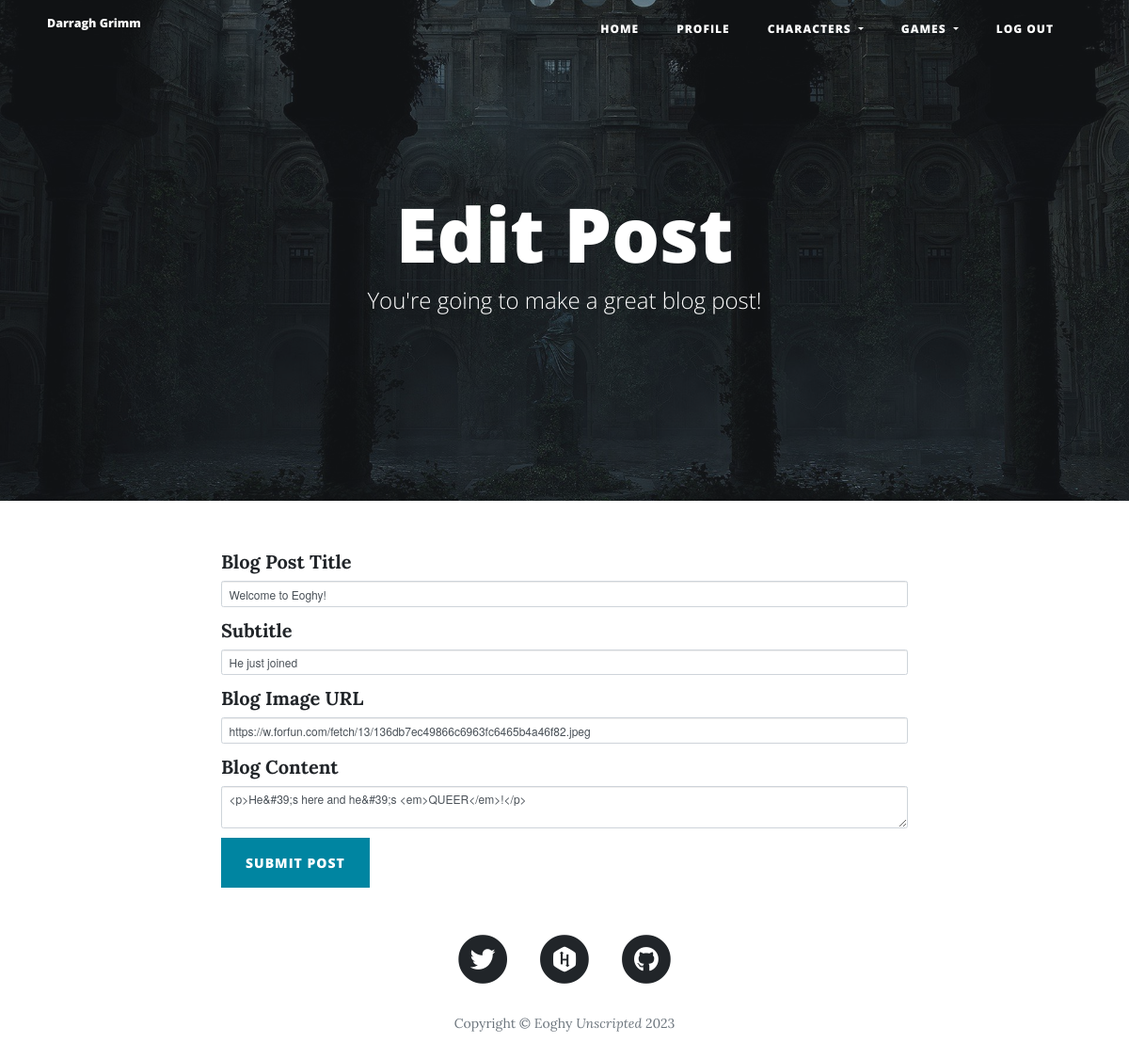
/edit-post/1 (signed in), run on the app's committed database.
### main.py (models this page shows, shortened)
class User(UserMixin, db.Model):
    __tablename__ = "users"
    id = db.Column(db.Integer, primary_key=True)
    email = db.Column(db.String(100), unique=True)
    password = db.Column(db.String(100))
    name = db.Column(db.String(100))
    catch_phrase = db.Column(db.String, nullable=True)
    body = db.Column(db.Text, nullable=True)
    posts = relationship("BlogPost", back_populates="author")
    comments = relationship("Comment", back_populates="comment_author")

class BlogPost(db.Model):
    __tablename__ = "posts"
    id = db.Column(db.Integer, primary_key=True)
    title = db.Column(db.String(250), unique=True, nullable=False)
    subtitle = db.Column(db.String(250), nullable=False)
    date = db.Column(db.String(250), nullable=False)
    body = db.Column(db.Text, nullable=False)
    img_url = db.Column(db.String(250), nullable=False)
    author_id = db.Column(db.Integer, db.ForeignKey("users.id"))
    author = relationship("User", back_populates="posts")
    comments = relationship("Comment", back_populates="parent_post")

### main.py (the view, shortened to what this page needs)
@app.route("/edit-post/<int:post_id>", methods=['GET', 'POST'])
@login_required
def edit_post(post_id):
    post = BlogPost.query.get(post_id)
    edit_form = CreateBlogPostForm(
        title=post.title,
        subtitle=post.subtitle,
        img_url=post.img_url,
        author=post.author,
        body=post.body
    )
    return render_template("make-post.html", form=edit_form, current_user=current_user, is_edit=True, year=this_year)

### forms.py
class CreateBlogPostForm(FlaskForm):
    title = StringField("Blog Post Title", validators=[DataRequired()])
    subtitle = StringField("Subtitle", validators=[DataRequired()])
    img_url = StringField("Blog Image URL", validators=[DataRequired(), URL()])
    body = CKEditorField("Blog Content", validators=[DataRequired()])
    submit = SubmitField("Submit Post")

### main.py (called while the page is built)
@login_manager.user_loader
def load_user(user_id):
    return User.query.get(int(user_id))

### templates/make-post.html (shortened to what this page needs)
{% extends 'base.html' %}
{% import "bootstrap/wtf.html" as wtf %}
{% block styles %}
  {{ super() }}
{% endblock %}
{% block content %}
{% block navigation %}{{ super() }}{% endblock %}
  <header class="masthead" style="background-image: url('{{ url_for('static', filename='img/edit_bg.jpg')}}')">
    <div class="overlay"></div>
    <div class="container">
      <div class="row">
        <div class="col-lg-8 col-md-10 mx-auto">
          <div class="page-heading">
            {% if is_edit: %}
            <h1>Edit Post</h1>
            {% else: %}
            <h1>New Post</h1>
            {% endif %}
            <span class="subheading">You're going to make a great blog post!</span>
          </div>
        </div>
      </div>
    </div>
  </header>
  <div class="container">
    <div class="row">
      <div class="col-lg-8 col-md-10 mx-auto">
        {{ wtf.quick_form(form, novalidate=True, button_map={"submit": "primary"}) }}
      </div>
    </div>
  </div>
  {% block footer %}{{ super() }}{% endblock %}
  {% endblock %}

### templates/base.html (shortened to what this page needs)
{% extends 'bootstrap/base.html' %}
  {% block styles %}
  {{ super() }}
  <link href="{{ url_for('static', filename='vendor/bootstrap/css/bootstrap.min.css') }}" rel="stylesheet">
  <link href="{{ url_for('static', filename='vendor/fontawesome-free/css/all.min.css')}}" rel="stylesheet" type="text/css">
  <link href="{{ url_for('static', filename='css/clean-blog.min.css')}}" rel="stylesheet">
  {% endblock %}
{% block navigation  %}
  <nav class="navbar navbar-expand-lg navbar-light fixed-top" id="mainNav">
    <div class="container">
      <a class="navbar-brand" href="{{url_for('get_all_posts')}}">{{ current_user.name}}</a>
      <div class="collapse navbar-collapse" id="navbarResponsive">
        <ul class="navbar-nav ml-auto">
          <li class="nav-item">
            <a class="nav-link" href="{{ url_for('get_all_posts') }}">Home</a>
          </li>
          {% if not current_user.is_authenticated: %}
          <li class="nav-item">
            <a class="nav-link" href="{{ url_for('login') }}">Login</a>
          </li>
          <li class="nav-item">
            <a class="nav-link" href="{{ url_for('register') }}">Register</a>
          </li>
          {% else: %}
          <li class="nav-item">
            <a class="nav-link" href="{{ url_for('show_profile') }}">Profile</a>
          </li>
          <li class="nav-item dropdown">
            <a class="nav-link dropdown-toggle" href="#" id="navbarDropdown" role="button" data-toggle="dropdown" aria-haspopup="true" aria-expanded="false">
              Characters
            </a>
          </li>
          <li class="nav-item dropdown">
            <a class="nav-link dropdown-toggle" href="#" id="navbarDropdown" role="button" data-toggle="dropdown" aria-haspopup="true" aria-expanded="false">
              Games
            </a>
          </li>
          <li class="nav-item">
            <a class="nav-link" href="{{ url_for('logout') }}">Log Out</a>
          </li>
          {% endif %}
        </ul>
      </div>
    </div>
  </nav>
{% endblock %}
{% block footer %}
 <footer>
    <div class="container">
      <div class="row">
        <div class="col-lg-8 col-md-10 mx-auto">
          <ul class="list-inline text-center">
            <li class="list-inline-item">
              <a href="https://twitter.com/heyeoghy">
                <span class="fa-stack fa-lg">
                  <i class="fas fa-circle fa-stack-2x"></i>
                  <i class="fab fa-twitter fa-stack-1x fa-inverse"></i>
                </span>
              </a>
            </li>
            <li class="list-inline-item">
              <a href="https://www.hackerrank.com/Eoghy">
                <span class="fa-stack fa-lg">
                  <i class="fas fa-circle fa-stack-2x"></i>
                  <i class="fab fa-hackerrank fa-stack-1x fa-inverse"></i>
                </span>
              </a>
            </li>
            <li class="list-inline-item">
              <a href="https://github.com/EoghyUnscripted">
                <span class="fa-stack fa-lg">
                  <i class="fas fa-circle fa-stack-2x"></i>
                  <i class="fab fa-github fa-stack-1x fa-inverse"></i>
                </span>
              </a>
            </li>
          </ul>
          <p class="copyright text-muted">Copyright &copy; Eoghy <em>Unscripted</em> {{ year }}</p>
        </div>
      </div>
    </div>
  </footer>
{% endblock %}

### data on the page
User: name "Darragh Grimm"
BlogPost: title "Welcome to Eoghy!", subtitle "He just joined", img_url "https://w.forfun.com/fetch/13/136db7ec49866c6963fc6465b4a46f82.jpeg", body "<p>He&#39;s here and he&#39;s <em>QUEER</em>!</p>"

### other printed values
{{ year }} "2023"
